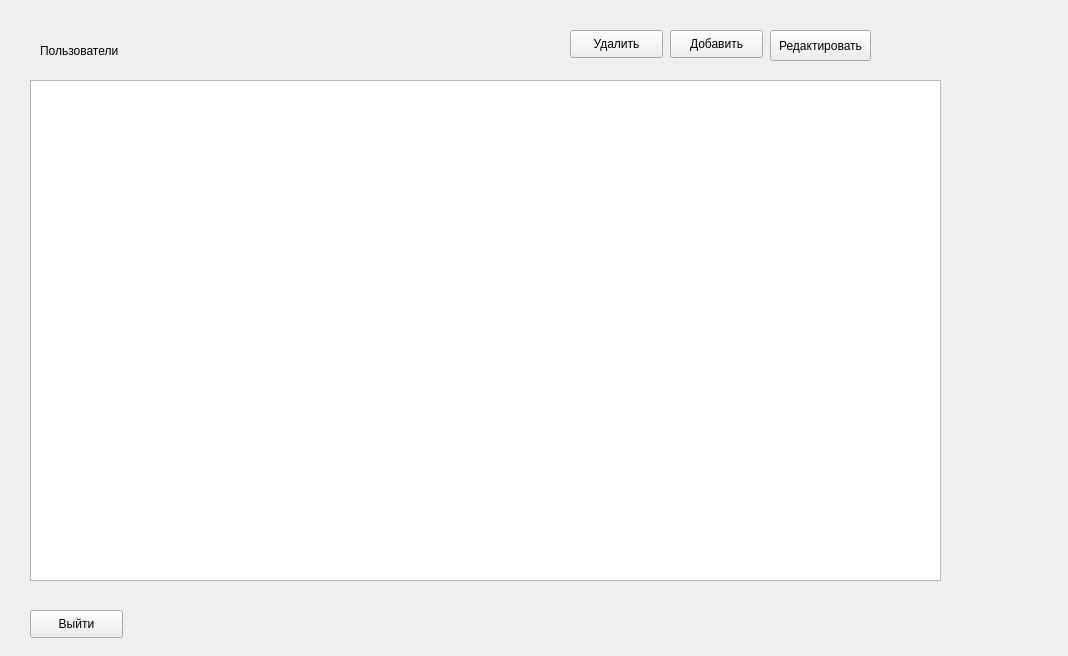
<?xml version="1.0" encoding="UTF-8"?>
<ui version="4.0">
 <class>MainWindow</class>
 <widget class="QMainWindow" name="MainWindow">
  <property name="geometry">
   <rect>
    <x>0</x>
    <y>0</y>
    <width>1068</width>
    <height>656</height>
   </rect>
  </property>
  <property name="windowTitle">
   <string>MainWindow</string>
  </property>
  <widget class="QWidget" name="centralwidget">
   <widget class="QPushButton" name="pushButton_exit">
    <property name="geometry">
     <rect>
      <x>30</x>
      <y>610</y>
      <width>93</width>
      <height>28</height>
     </rect>
    </property>
    <property name="text">
     <string>Выйти</string>
    </property>
   </widget>
   <widget class="QTableView" name="tableView">
    <property name="geometry">
     <rect>
      <x>30</x>
      <y>80</y>
      <width>911</width>
      <height>501</height>
     </rect>
    </property>
   </widget>
   <widget class="QLabel" name="label">
    <property name="geometry">
     <rect>
      <x>40</x>
      <y>30</y>
      <width>161</width>
      <height>41</height>
     </rect>
    </property>
    <property name="text">
     <string>Пользователи</string>
    </property>
   </widget>
   <widget class="QPushButton" name="pushButton_add">
    <property name="geometry">
     <rect>
      <x>670</x>
      <y>30</y>
      <width>93</width>
      <height>28</height>
     </rect>
    </property>
    <property name="text">
     <string>Добавить</string>
    </property>
   </widget>
   <widget class="QPushButton" name="pushButton_delete">
    <property name="geometry">
     <rect>
      <x>570</x>
      <y>30</y>
      <width>93</width>
      <height>28</height>
     </rect>
    </property>
    <property name="text">
     <string>Удалить</string>
    </property>
   </widget>
   <widget class="QPushButton" name="pushButton_edit">
    <property name="geometry">
     <rect>
      <x>770</x>
      <y>30</y>
      <width>101</width>
      <height>31</height>
     </rect>
    </property>
    <property name="text">
     <string>Редактировать</string>
    </property>
   </widget>
  </widget>
 </widget>
 <resources/>
 <connections/>
</ui>
